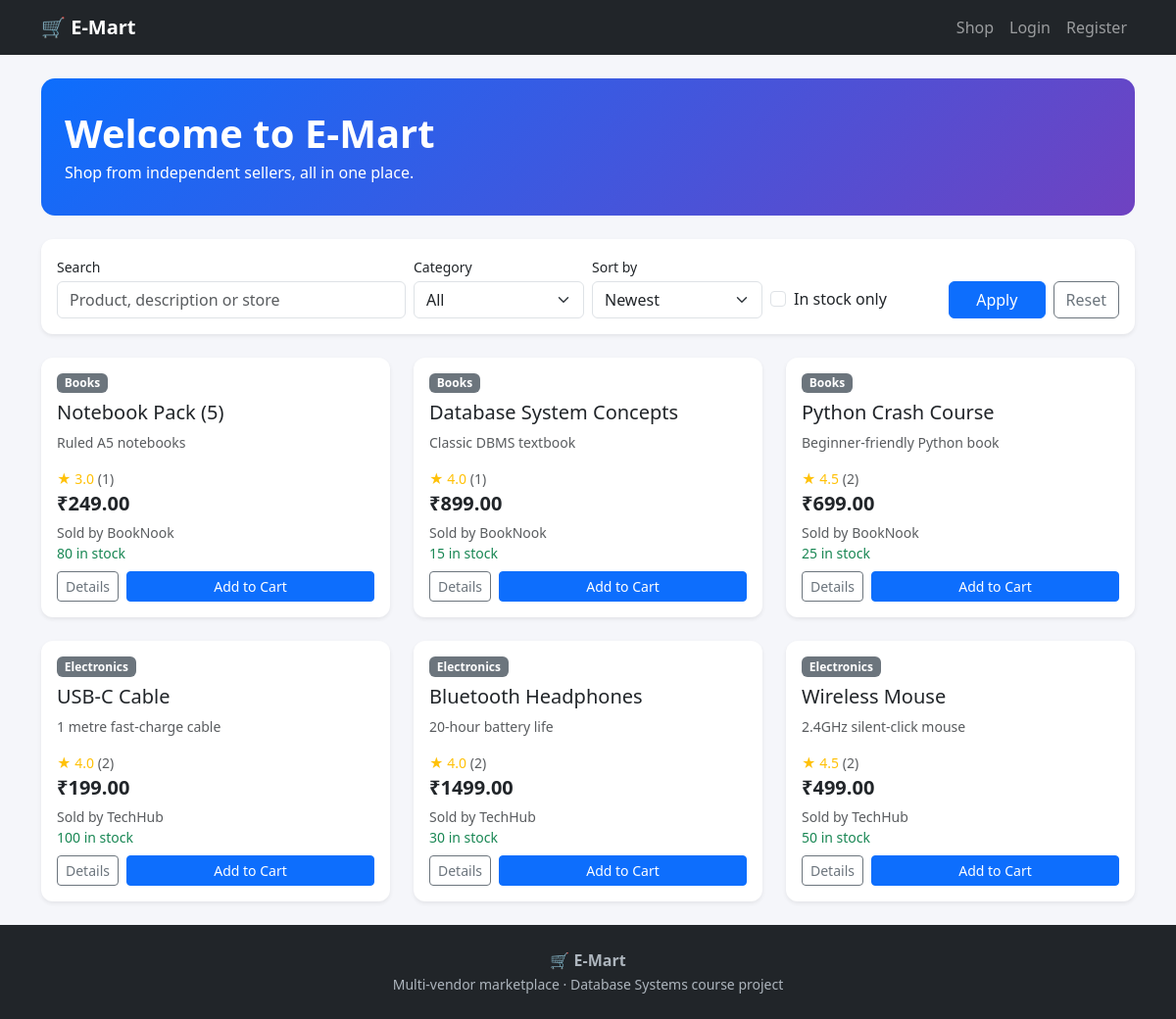
The page / on the database its author committed.
### tables this page shows
CREATE TABLE products (
    product_id  INTEGER PRIMARY KEY AUTOINCREMENT,
    seller_id   INTEGER NOT NULL
                REFERENCES seller_profiles(seller_id) ON DELETE CASCADE,
    category_id INTEGER
                REFERENCES categories(category_id) ON DELETE SET NULL,
    name        TEXT NOT NULL,
    description TEXT,
    price       REAL NOT NULL CHECK (price > 0),
    stock       INTEGER NOT NULL DEFAULT 0 CHECK (stock >= 0),
    created_at  TEXT NOT NULL DEFAULT CURRENT_TIMESTAMP
);

CREATE TABLE categories (
    category_id INTEGER PRIMARY KEY AUTOINCREMENT,
    name        TEXT NOT NULL UNIQUE
);

CREATE TABLE seller_profiles (
    seller_id   INTEGER PRIMARY KEY
                REFERENCES users(user_id) ON DELETE CASCADE,
    store_name  TEXT NOT NULL UNIQUE,
    description TEXT
);

### app.py (the view)
@app.route("/")
def home():
    q = request.args.get("q", "").strip()
    category = request.args.get("category", "")
    sort = request.args.get("sort", "newest")
    in_stock = request.args.get("in_stock")
    sql = """
        SELECT p.product_id, p.name, p.description, p.price, p.stock,
               sp.store_name, c.name AS category,
               (SELECT ROUND(AVG(rating), 1) FROM reviews r
                 WHERE r.product_id = p.product_id) AS avg_rating,
               (SELECT COUNT(*) FROM reviews r
                 WHERE r.product_id = p.product_id) AS review_count
        FROM products p
        JOIN seller_profiles sp ON sp.seller_id = p.seller_id
        LEFT JOIN categories c ON c.category_id = p.category_id
        WHERE 1 = 1
    """
    params = []
    if q:
        sql += " AND (p.name LIKE ? OR p.description LIKE ? OR sp.store_name LIKE ?)"
        params += [f"%{q}%"] * 3
    if category.isdigit():
        sql += " AND p.category_id = ?"
        params.append(int(category))
    if in_stock:
        sql += " AND p.stock > 0"
    order_options = {
        "newest": "p.product_id DESC",
        "price_asc": "p.price ASC",
        "price_desc": "p.price DESC",
        "rating": "avg_rating DESC",
    }
    sql += " ORDER BY " + order_options.get(sort, order_options["newest"])
    conn = get_connection()
    products = conn.execute(sql, params).fetchall()
    categories = conn.execute("SELECT category_id, name FROM categories ORDER BY name").fetchall()
    conn.close()
    return render_template("home.html", products=products, categories=categories,
                           q=q, category=category, sort=sort, in_stock=in_stock)

### app.py (called while the page is built, shortened)
def get_csrf_token():
    if "csrf_token" not in session:
        session["csrf_token"] = secrets.token_hex(16)
    return session["csrf_token"]

@app.before_request
def csrf_protect():
    session.permanent = True
    if request.method == "POST":
        sent = request.form.get("csrf_token", "")
        expected = session.get("csrf_token", "")
        if not expected or not hmac.compare_digest(sent, expected):
            abort(400)

@app.context_processor
def inject_csrf():
    return {"csrf_token": get_csrf_token()}

@app.before_request
def load_logged_in_user():
    g.user = None
    user_id = session.get("user_id")

@app.context_processor
def inject_cart_count():
    count = 0
    try:
        if g.get("user") is not None and g.user["role"] == "customer":
            conn = get_connection()
            count = conn.execute(
                "SELECT COALESCE(SUM(quantity), 0) FROM cart_items WHERE user_id = ?",
                (g.user["user_id"],)).fetchone()[0]
            conn.close()
    except sqlite3.Error:
        count = 0          # an error page must never crash because of the navbar
    return {"cart_count": count}

### db.py (called while the page is built)
def get_connection():
    conn = sqlite3.connect(DB_PATH)
    conn.row_factory = sqlite3.Row          # lets us use row["name"]
    conn.execute("PRAGMA foreign_keys = ON")
    return conn

### templates/home.html (shortened to what this page needs)
{% extends "base.html" %}
{% block content %}
{% if not q and not category and not in_stock %}
<div class="hero mb-4">
  <h1 class="fw-bold mb-1">Welcome to E-Mart</h1>
  <p class="mb-0">Shop from independent sellers, all in one place.</p>
</div>
{% endif %}
<form method="GET" class="card shadow-sm p-3 mb-4">
  <div class="row g-2 align-items-end">
    <div class="col-md-4">
      <label class="form-label small mb-1">Search</label>
      <input type="text" name="q" value="{{ q }}" class="form-control" placeholder="Product, description or store">
    </div>
    <div class="col-md-2">
      <label class="form-label small mb-1">Category</label>
      <select name="category" class="form-select">
        <option value="">All</option>
      </select>
    </div>
    <div class="col-md-2">
      <label class="form-label small mb-1">Sort by</label>
      <select name="sort" class="form-select">
        <option value="newest"     {{ 'selected' if sort == 'newest' }}>Newest</option>
      </select>
    </div>
    <div class="col-md-2">
      <div class="form-check mb-2">
        <input class="form-check-input" type="checkbox" name="in_stock" value="1" id="in_stock" {{ 'checked' if in_stock }}>
        <label class="form-check-label" for="in_stock">In stock only</label>
      </div>
    </div>
    <div class="col-md-2 d-flex gap-2">
      <button class="btn btn-primary flex-fill">Apply</button>
      <a href="{{ url_for('home') }}" class="btn btn-outline-secondary">Reset</a>
    </div>
  </div>
</form>
{% if products %}
<div class="row row-cols-1 row-cols-md-3 g-4">
  {% for p in products %}
  <div class="col">
    <div class="card h-100 shadow-sm">
      <div class="card-body d-flex flex-column">
        {% if p.category %}<span class="badge bg-secondary align-self-start mb-2">{{ p.category }}</span>{% endif %}
        <h5 class="card-title">
          <a href="{{ url_for('customer.product_detail', product_id=p.product_id) }}" class="text-decoration-none text-dark">{{ p.name }}</a>
        </h5>
        <p class="card-text text-muted small">{{ (p.description or '')[:80] }}</p>
        {% if p.review_count %}
          <div class="small text-warning">★ {{ p.avg_rating }} <span class="text-muted">({{ p.review_count }})</span></div>
        {% endif %}
        <p class="mb-1 fs-5 fw-bold">₹{{ "%.2f"|format(p.price) }}</p>
        <small class="text-muted">Sold by {{ p.store_name }}</small>
        {% if p.stock > 0 %}
          <small class="text-success mb-2">{{ p.stock }} in stock</small>
        {% else %}
          <small class="text-danger mb-2">Out of stock</small>
        {% endif %}
        <div class="mt-auto d-flex gap-2">
          <a href="{{ url_for('customer.product_detail', product_id=p.product_id) }}" class="btn btn-sm btn-outline-secondary">Details</a>
          {% if not g.user or g.user.role == 'customer' %}
          <form method="POST" action="{{ url_for('customer.add_to_cart', product_id=p.product_id) }}" class="flex-fill">
            <button class="btn btn-sm btn-primary w-100" {{ 'disabled' if p.stock == 0 }}>Add to Cart</button>
          </form>
          {% endif %}
        </div>
      </div>
    </div>
  </div>
  {% endfor %}
</div>
{% else %}
  <p class="text-muted">No products match your search.</p>
{% endif %}
{% endblock %}

### templates/base.html (shortened to what this page needs)
<!DOCTYPE html>
<html lang="en">
<head>
  <link href="https://cdn.jsdelivr.net/npm/bootstrap@5.3.3/dist/css/bootstrap.min.css" rel="stylesheet">
  <link href="{{ url_for('static', filename='css/style.css') }}" rel="stylesheet">
</head>
<body class="d-flex flex-column min-vh-100">
  <nav class="navbar navbar-expand-lg navbar-dark bg-dark">
    <div class="container">
      <a class="navbar-brand fw-bold" href="{{ url_for('home') }}">🛒 E-Mart</a>
      <div class="collapse navbar-collapse" id="nav">
        <ul class="navbar-nav ms-auto align-items-lg-center">
          <li class="nav-item"><a class="nav-link" href="{{ url_for('home') }}">Shop</a></li>
          {% if g.user %}
            {% if g.user.role == 'seller' %}
              <li class="nav-item"><a class="nav-link" href="{{ url_for('seller.dashboard') }}">Seller Dashboard</a></li>
            {% elif g.user.role == 'admin' %}
              <li class="nav-item"><a class="nav-link" href="{{ url_for('admin.dashboard') }}">Admin Panel</a></li>
            {% elif g.user.role == 'customer' %}
              <li class="nav-item"><a class="nav-link" href="{{ url_for('customer.orders') }}">My Orders</a></li>
              <li class="nav-item"><a class="nav-link" href="{{ url_for('customer.complaints') }}">Complaints</a></li>
              <li class="nav-item">
                <a class="nav-link" href="{{ url_for('customer.cart') }}">
                  🛒 Cart
                  {% if cart_count %}<span class="badge bg-danger">{{ cart_count }}</span>{% endif %}
                </a>
              </li>
            {% endif %}
            <li class="nav-item"><span class="nav-link text-info">Hi, {{ g.user.name }} ({{ g.user.role }})</span></li>
            <li class="nav-item"><a class="nav-link" href="{{ url_for('auth.logout') }}">Logout</a></li>
          {% else %}
            <li class="nav-item"><a class="nav-link" href="{{ url_for('auth.login') }}">Login</a></li>
            <li class="nav-item"><a class="nav-link" href="{{ url_for('auth.register') }}">Register</a></li>
          {% endif %}
        </ul>
      </div>
    </div>
  </nav>
  <main class="container my-4 flex-grow-1">
    {% block content %}{% endblock %}
  </main>
  <footer class="site-footer text-center py-4">
    <div class="fw-bold">🛒 E-Mart</div>
    <small>Multi-vendor marketplace · Database Systems course project</small>
  </footer>
</body>
</html>

### static/css/style.css (style rules this page uses)
body { background-color: #f5f6fa; }
.card { border: none; border-radius: 12px; }
.hero { background: linear-gradient(135deg, #0d6efd, #6f42c1); color: #fff; border-radius: 14px; padding: 2rem 1.5rem; }
.card { transition: transform .15s ease, box-shadow .15s ease; }
.site-footer { background: #212529; color: #adb5bd; }

### rows shown on the page
products: category "Books", name "Notebook Pack (5)", description "Ruled A5 notebooks", avg_rating "3.0", review_count "1", price "249.00", store_name "BookNook", stock "80"
products: category "Books", name "Database System Concepts", description "Classic DBMS textbook", avg_rating "4.0", review_count "1", price "899.00", store_name "BookNook", stock "15"
products: category "Books", name "Python Crash Course", description "Beginner-friendly Python book", avg_rating "4.5", review_count "2", price "699.00", store_name "BookNook", stock "25"
products: category "Electronics", name "USB-C Cable", description "1 metre fast-charge cable", avg_rating "4.0", review_count "2", price "199.00", store_name "TechHub", stock "100"
products: category "Electronics", name "Bluetooth Headphones", description "20-hour battery life", avg_rating "4.0", review_count "2", price "1499.00", store_name "TechHub", stock "30"
products: category "Electronics", name "Wireless Mouse", description "2.4GHz silent-click mouse", avg_rating "4.5", review_count "2", price "499.00", store_name "TechHub", stock "50"
